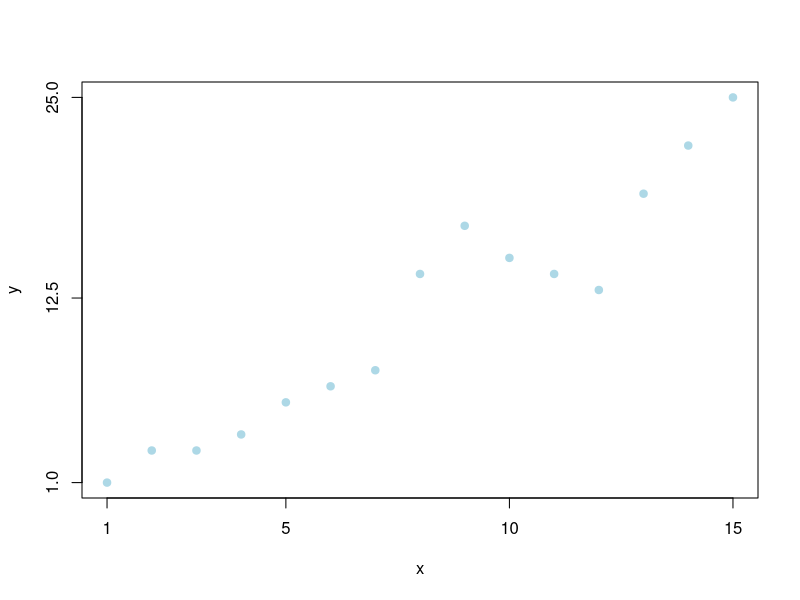
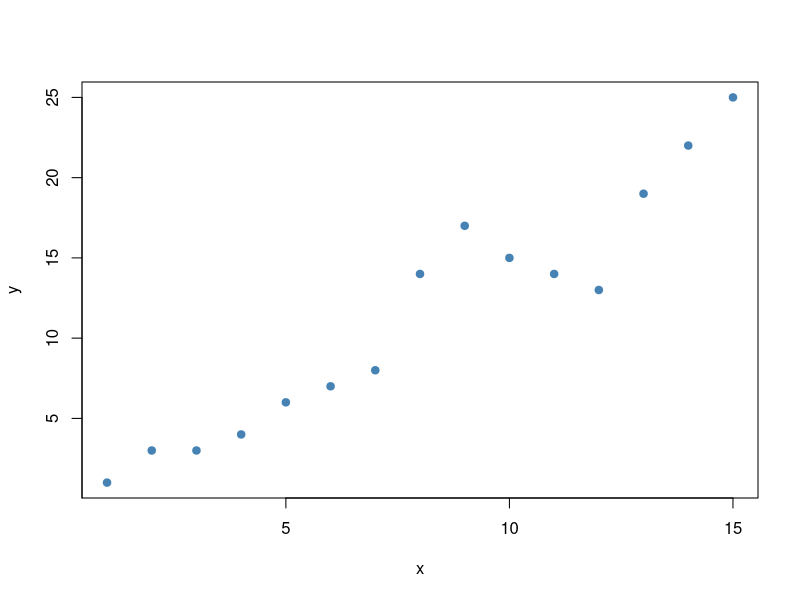
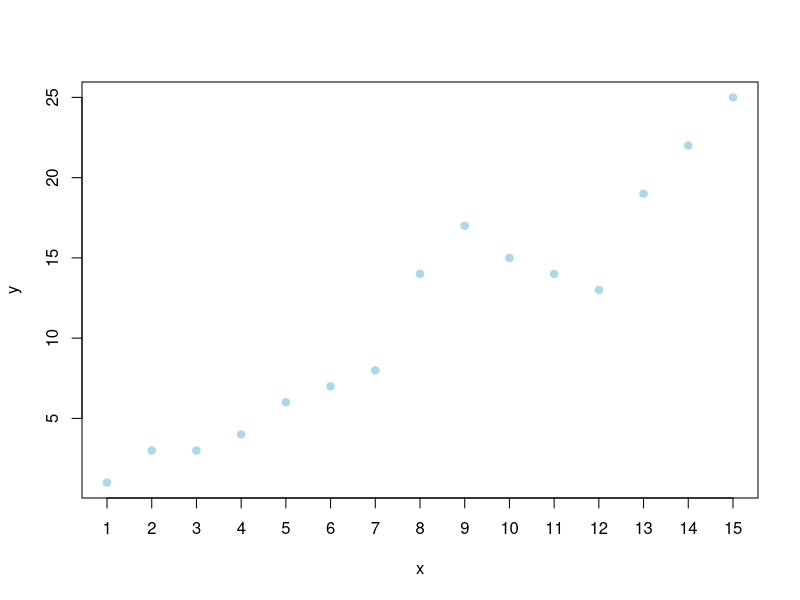

These figures' R source, in order:
# specify axis intervlas using individual values
# define data
x <- c(1, 2, 3, 4, 5, 6, 7, 8, 9, 10, 11, 12, 13, 14, 15)
y <- c(1, 3, 3, 4, 6, 7, 8, 14, 17, 15, 14, 13, 19, 22, 25)

# create scatterplot with no axis intervals
plot(x, y, col="lightblue", pch=19, xaxt="n", yaxt="n")

# modify x-axis and y-axis intervals
axis(side=1, at=c(1, 5, 10, 15))
axis(side=2, at=c(1, 12.5, 25))

# specify axis intervals using a sequence of values
# define data
x <- c(1, 2, 3, 4, 5, 6, 7, 8, 9, 10, 11, 12, 13, 14, 15)
y <- c(1, 3, 3, 4, 6, 7, 8, 14, 17, 15, 14, 13, 19, 22, 25)

# create scatterplot
plot(x, y, col="steelblue", pch=19, xaxt="n", yaxt="n")

# modify x-axis and y-axis intervals
axis(side=1, at=seq(5, 15, by=5))
axis(side=2, at=seq(0, 25, by=5))

# specify axis intervals using a range of values
# define data
x <- c(1, 2, 3, 4, 5, 6, 7, 8, 9, 10, 11, 12, 13, 14, 15)
y <- c(1, 3, 3, 4, 6, 7, 8, 14, 17, 15, 14, 13, 19, 22, 25)

# create scatterplot
# plot scatterplot
plot(x, y, col="lightblue", pch=19, xaxt="n")

# modify x-axis interval
axis(side=1, at=1:15)
